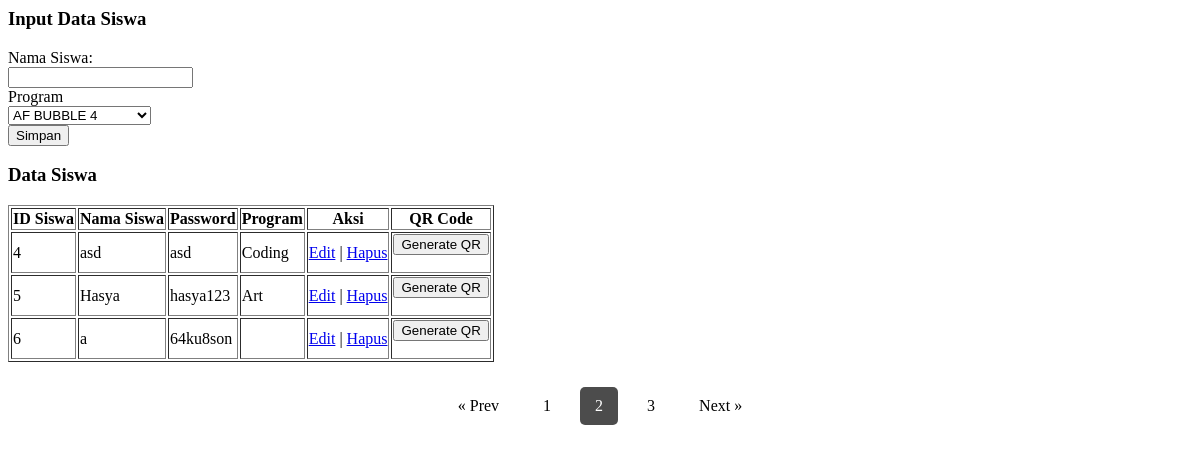
Page /koordinator/siswa.php?page=2 on the committed database.
### tables this page shows
CREATE TABLE `siswa` (
  `id_siswa` int(10) NOT NULL,
  `nama` varchar(60) NOT NULL,
  `program` varchar(10) NOT NULL,
  `password` varchar(60) NOT NULL
);

### pagination.php (called while the page is built, shortened)
<?php
$limit = 3;
$page = isset($_GET['page']) ? (int)$_GET['page'] : 1;
$start = ($page - 1) * $limit;
?>

### koordinator/siswa.php (the view, shortened to what this page needs)
<h3>Input Data Siswa</h3>
<div class="formpresensi">
    <form action="#siswa" method="post">
        <label for="nama">Nama Siswa:</label><br>
        <input type="text" id="nama" name="nama" required><br>
        <label for="nama">Program</label><br>
        <select name="program" id="program">
            <?php
            $sql = mysqli_query($db, "SELECT * FROM program");
            while ($row = mysqli_fetch_array($sql)) {
                echo "<option value='" . $row['PROGRAM'] . "'>" . $row['PROGRAM'] . "</option>";
            }
            ?>
        </select><br>
        <input type="submit" value="Simpan" name="simpan">
    </form>
    <?php
    include "../db.php";
    ?>
</div>
<div>
    <h3>Data Siswa</h3>
    <table border="1">
        <tr>
            <th>ID Siswa</th>
            <th>Nama Siswa</th>
            <th>Password</th>
            <th>Program</th>
            <th>Aksi</th>
            <th>QR Code</th>
        </tr>
        <?php
        include "../pagination.php";
        $data = mysqli_query($db, "SELECT * FROM siswa LIMIT $start, $limit");
        while ($row = mysqli_fetch_array($data)) { ?>
            <tr>
                <td><?php echo $row['id_siswa'] ?></td>
                <td><?php echo $row['nama'] ?></td>
                <td><?php echo $row['password'] ?></td>
                <td><?php echo $row['program'] ?></td>
                <td>
                    <a href="edit_siswa.php?id_siswa=<?php echo $row['id_siswa'] ?>">Edit</a> |
                    <a href="hapus_siswa.php?id_siswa=<?php echo $row['id_siswa'] ?>">Hapus</a>
                </td>
                <td>
                    <form action="../qrcode/generate_qr.php" method="post" target="_blank">
                        <input type="submit" value="Generate QR">
                    </form>
                </td>
            </tr>
        <?php } ?>
    </table>
</div>

### pagination.php (style rules this page uses)
.pagination { margin: 20px 0; text-align: center; }
.pagination a { display: inline-block; padding: 10px 15px; margin: 5px; text-decoration: none; color: black; background: rgba(255, 255, 255, 0.5); border-radius: 5px; transition: 0.3s; }
.pagination a.active { background: rgba(0, 0, 0, 0.7); color: white; }

### rows in the picture
siswa: id_siswa "4", nama "asd", password "asd", program "Coding"
siswa: id_siswa "5", nama "Hasya", password "hasya123", program "Art"
siswa: id_siswa "6", nama "a", password "64ku8son"

### other values in the picture
form field program "AF BUBBLE 4"
